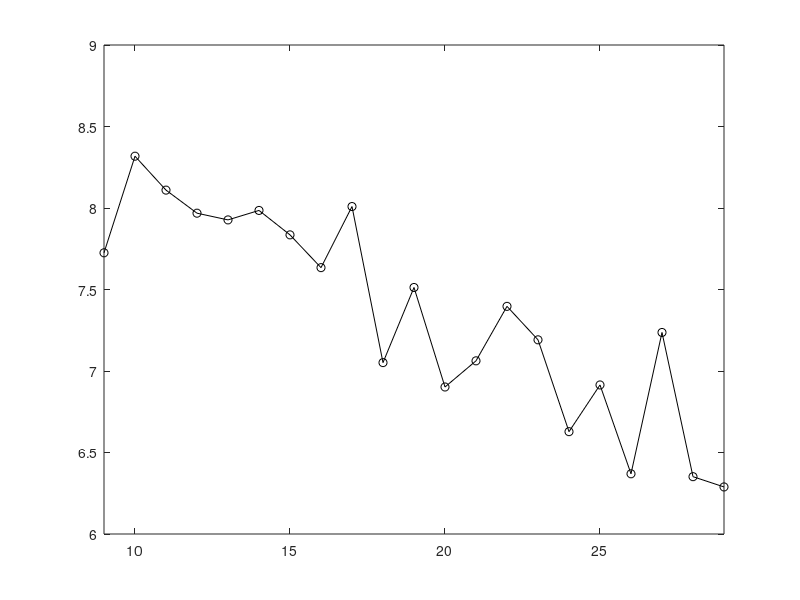

Recreate this plot in MATLAB.
function plot1
PFS=[0 0 0 12.1497 8.0513 10.3091 9.2825 8.1713 7.7252 8.3178 8.1097 7.9682 7.9270 7.9851 7.8352 7.6341 8.0090 7.0515 7.5124...
    6.9019 7.0624 7.3966 7.1913 6.6279 6.9144 6.3694 7.2364 6.3517 6.2887 6.2922 5.6109 6.4730 6.7214 6.6183 7.0576];
PFS1=[7.7252 8.3178 8.1097 7.9682 7.9270 7.9851 7.8352 7.6341 8.0090 7.0515 7.5124...
    6.9019 7.0624 7.3966 7.1913 6.6279 6.9144 6.3694 7.2364 6.3517 6.2887];
for i=1:length(PFS1)
    x(i)=i+8;
end
plot(x,PFS1,'-ok')
axis([9 29 6 9])
